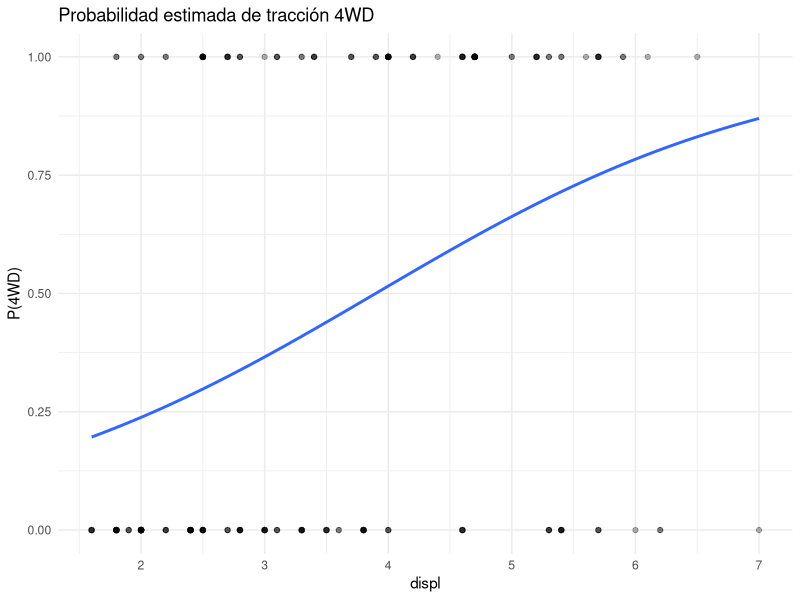

Write R code to recreate this figure.
# =============================================================================
# Sesión 9 — Día 5 · mañana — Modelos lineales generalizados
# Curso de nivelación en R — CIMAT Aguascalientes
# =============================================================================
#
# Objetivo de la sesión (2h):
#   Extender lm() a modelos lineales generalizados (logística, Poisson) y
#   seleccionar modelos con AIC/BIC y step().

library(tidyverse)
library(broom)

# -----------------------------------------------------------------------------
# 1. glm(): la misma fórmula, distinta familia
# -----------------------------------------------------------------------------
# lm() es un caso particular de glm() con family = gaussian().
# La sintaxis es casi idéntica; lo que cambia es `family`.

datos <- as_tibble(mpg) %>%
  mutate(traccion_4wd = if_else(drv == "4", 1, 0))

# -----------------------------------------------------------------------------
# 2. Regresión logística (respuesta binaria)
# -----------------------------------------------------------------------------

modelo_logit <- glm(traccion_4wd ~ displ + cyl + hwy, data = datos, family = binomial)
summary(modelo_logit)

# Los coeficientes están en escala log-odds; exponenciar da odds ratios
tidy(modelo_logit, exponentiate = TRUE, conf.int = TRUE)

# Predicciones en escala de probabilidad
datos_pred <- datos %>%
  mutate(prob_4wd = predict(modelo_logit, type = "response"))

ggplot(datos_pred, aes(displ, prob_4wd)) +
  geom_point(aes(y = traccion_4wd), alpha = 0.3) +
  geom_smooth(method = "glm", method.args = list(family = "binomial"), se = FALSE) +
  labs(title = "Probabilidad estimada de tracción 4WD", y = "P(4WD)") +
  theme_minimal()

# -----------------------------------------------------------------------------
# 3. Regresión de Poisson (conteos)
# -----------------------------------------------------------------------------
# Ejemplo clásico: warpbreaks (roturas de hilo por tipo de lana y tensión)

data(warpbreaks)
modelo_poisson <- glm(breaks ~ wool + tension, data = warpbreaks, family = poisson)
summary(modelo_poisson)
tidy(modelo_poisson, exponentiate = TRUE, conf.int = TRUE)   # ratios de tasa (rate ratios)

# Chequeo rápido de sobredispersión (varianza >> media sugiere quasipoisson
# o binomial negativa en vez de poisson)
mean(warpbreaks$breaks); var(warpbreaks$breaks)

# -----------------------------------------------------------------------------
# 4. Selección de modelos: AIC/BIC y step()
# -----------------------------------------------------------------------------

modelo_completo <- glm(traccion_4wd ~ displ + cyl + hwy + cty + year, data = datos, family = binomial)

AIC(modelo_completo)
BIC(modelo_completo)

modelo_reducido <- step(modelo_completo, direction = "backward", trace = 0)
summary(modelo_reducido)

# step() no reemplaza el criterio del analista: siempre revisar que el
# modelo final tenga sentido sustantivo, no solo estadístico.

# =============================================================================
# EJERCICIOS
# =============================================================================

# 1. Ajusta un modelo logístico para predecir si un auto es automático
#    o manual usando mtcars (variable am), con hp y wt como predictores.

# 2. Usando warpbreaks, compara con AIC un modelo con interacción
#    wool*tension contra el modelo aditivo wool + tension. ¿Cuál prefieres?
